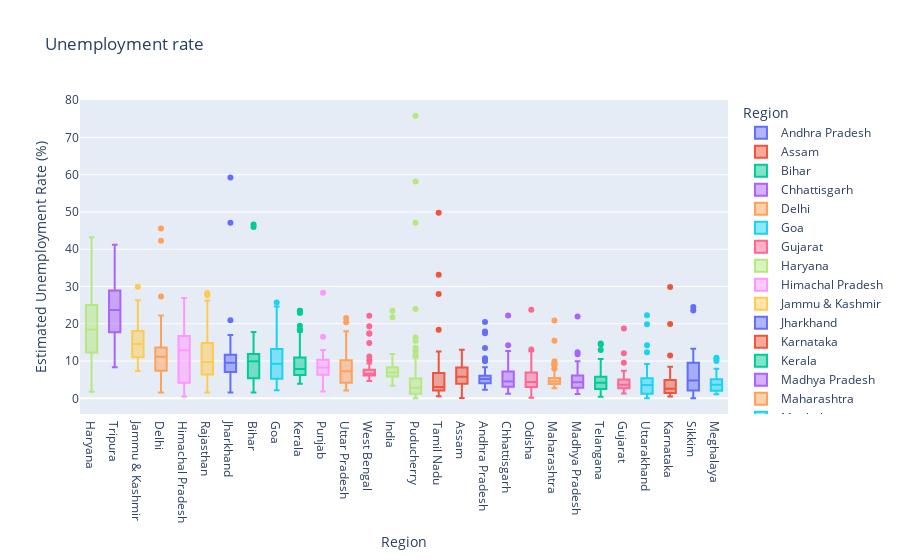

The cell this chart's notebook holds for it:
### Code cell
graph = px.box(df,x='Region',y='Estimated Unemployment Rate (%)',color='Region',title='Unemployment rate',template='plotly')
graph.update_layout(xaxis={'categoryorder':'total descending'})
graph.show()
